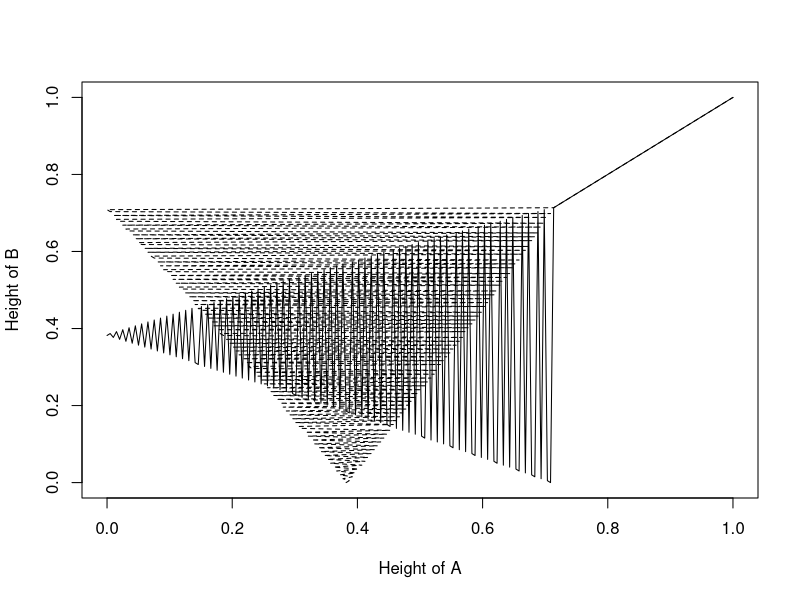

The R script that drew this image:
# A frequency-independent game

# General assumptions
# 1. Two trees grow sufficiently close to each other that they interfere with each other's growth.
# 2. Growth is positively related to the amount of leaf tissue and the amount of this that can photosynthesize.
# 3. The amount of leaf tissue is a function of the allocation of growth in height versus the growth in leaf tissue.
# 4. The proportion of leaf tissue declines as biomass is allocated to increasing plant height.
# 5. The amount of photosyntesis is a function of the differenc in height of the trees. The larger tree being potentially capable of having greater photosynthesis per leaf.
# 6. Fitness is a function of the payoff matrix.


rm(list=ls())

payoff = function(xs) {
    alpha <- 3; p.leaf <- 0.25; p.height <- 1.0
    fit <- (1 - xs[2]^alpha)
    g <- p.leaf + (p.height - p.leaf) / (1 + exp(-5*(xs[2]-xs[1])))
    return(fit * g)
}

#### MAIN PROGRAM ####

N = 200    # number of divisions
Height = seq(0, 1, length=N)
D = expand.grid(Height, Height)
Paytemp = apply(D, 1, payoff)
Payoff = matrix(Paytemp, N, N, byrow=T)
Best = matrix(0, N, 1)

# iterate over each height
for(i in 1:N) {
    Index = order(Payoff[,1], na.last=T, decreasing=T)
    Best[i] = Height[Index[i]]
}

par(mfrow=c(1,1))
plot(Height, Best, type='l', xlab='Height of A', ylab='Height of B', xlim=c(0,1), ylim=c(0,1))
lines(Best, Height, lty=2)
